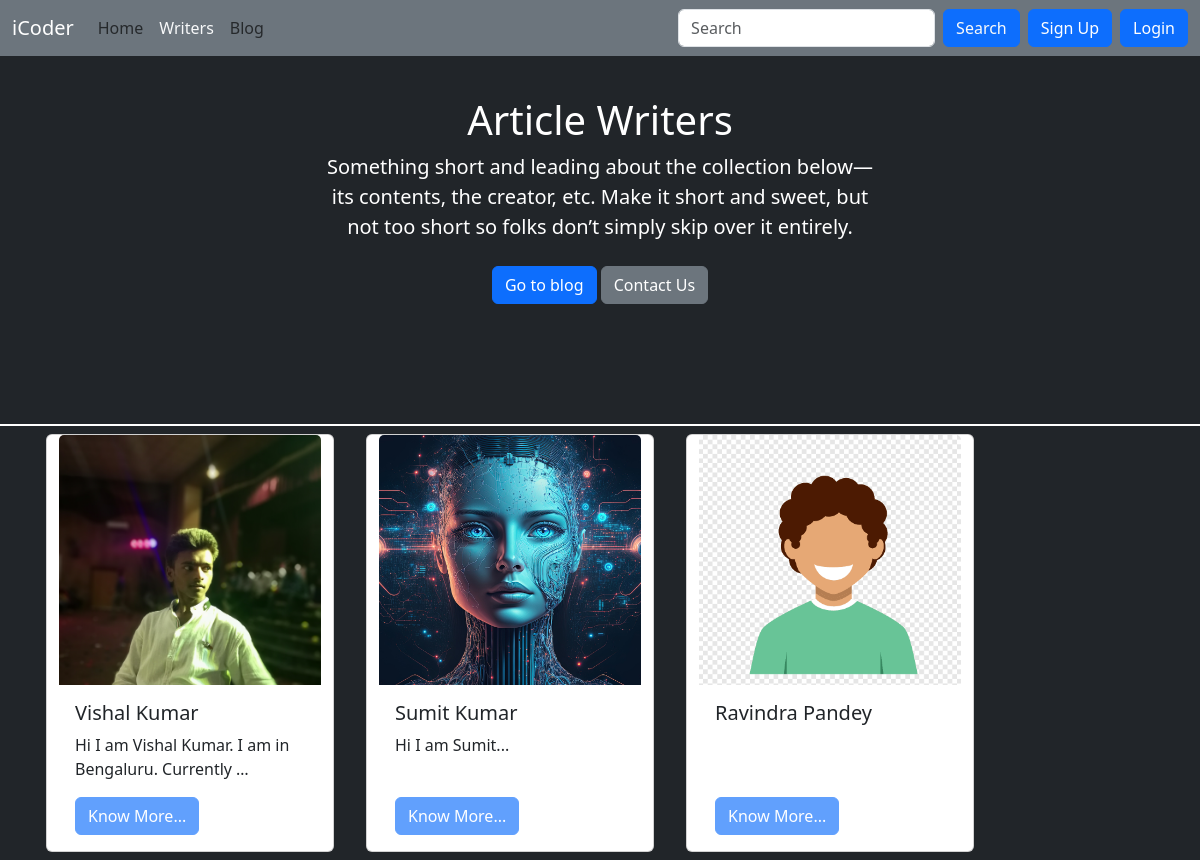
/writers/, run on the app's committed database.
### writers/models.py (models this page shows, shortened)
class Writer(models.Model):
    sno = models.AutoField(primary_key=True)
    username = models.CharField(max_length=15)
    firstName = models.CharField(max_length=100)
    lastName = models.CharField(max_length=100)
    email = models.CharField(max_length=100)
    password = models.CharField(max_length=100)
    bio = models.CharField(max_length=1000, default="")
    userImage  = models.ImageField(upload_to='blog/user', default='blog/user/default_user.png')

### writers/views.py (the view)
# urls.py: path('', views.WritersView.as_view(), name='writers'),
class WritersView(View):
    def get(self, request):
        users = Writer.objects.all()
        context = {'users' : users}
        return render(request, 'writers/writers.html', context)

### templates/writers/writers.html (shortened to what this page needs)
{% extends "base.html" %}
{% block aboutactive %} text-light {% endblock aboutactive %}
{% block body %}
<div class="bg-dark">
  <section class="py-5 text-center container">
    <div class="row py-lg-5">
      <div class="col-lg-6 col-md-8 mx-auto">
        <h1 class="fw-light text-white">Article Writers</h1>
        <p class="lead text-white">Something short and leading about the collection below—its contents, the creator,
          etc. Make it short and sweet, but not too short so folks don’t simply skip over it entirely.</p>
        <p>
          <a href="/blog" class="btn btn-primary my-2">Go to blog</a>
          <a href="/contact" class="btn btn-secondary my-2">Contact Us</a>
        </p>
      </div>
    </div>
  </section>
  <div class="border border-white w-100 h-10"></div>
  <div class="container">
    <div class="row justify-content-left">
      {% for writer in users %}
      <div class="card mx-3 my-2" style="width: 18rem;">
        <img src="/media/{{writer.userImage}}" onerror="this.src='/media/blog/user/default_user.png'" class="card-img-top" style="width: 262px; height: 250px; object-fit: cover; object-position: top;" alt="...">
        <div class="card-body">
          <h5 class="card-title">{{writer.firstName}} {{writer.lastName}}</h5>
          <p class="card-text" style="height: 3rem;">{{writer.bio|truncatewords:10}}</p>
          {% if user.is_authenticated %}
          <a href="/writers/{{writer.username}}" class="btn btn-primary">Know More...</a>
          {% else %}
          <button class="btn btn-primary" disabled>Know More...</button>
          {% endif %}
        </div>
      </div>
      {% endfor %}
    </div>
  </div>
</div>
{% endblock body %}

### data on the page
Writer: userImage (picture), firstName "Vishal", lastName "Kumar", bio "Hi I am Vishal Kumar. I am in Bengaluru. Currently …"
Writer: userImage (picture), firstName "Sumit", lastName "Kumar", bio "Hi I am Sumit..."
Writer: userImage (placeholder picture), firstName "Ravindra", lastName "Pandey"
